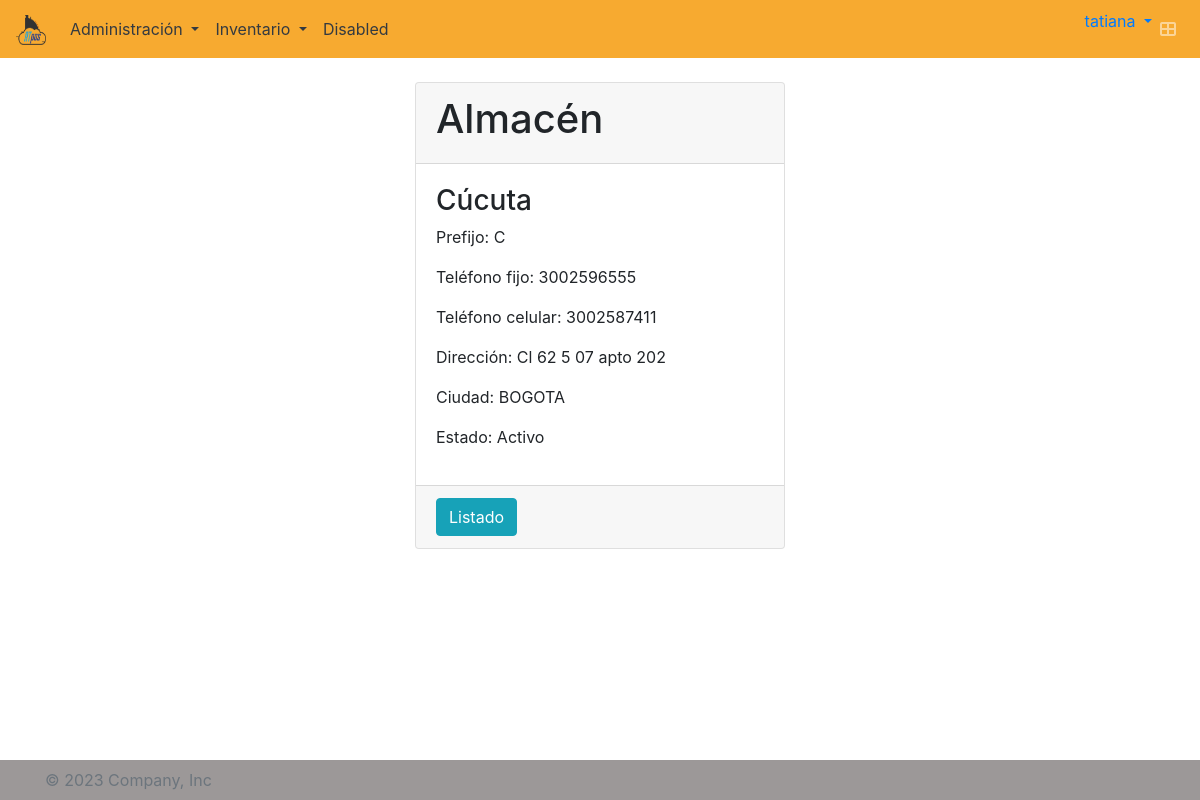
The page /almacen/detail/4/ (signed in) on the database its author committed.
### atpos/models.py (models this page shows, shortened)
class Usuario(AbstractUser):
    empresa = models.ForeignKey(Empresa, on_delete=models.CASCADE, blank=True, null=True)
    tel_inicial = models.CharField(max_length=10, blank=True, null=True)
    class Meta:
        default_permissions = ()
        permissions = [('add_usuario', 'Usuario crear'),
                        ('change_usuario', 'Usuario modificar'),
                        ('delete_usuario', 'Usuario eliminar'),
                        ('view_usuario', 'Usuario ver'),
                        ('password_usuario', 'Puede cambiar la clave usuario')]

class Almacen(models.Model):
    nombre_almacen = models.CharField(max_length=20)
    prefijo = models.CharField(max_length=5)
    telefono_fijo = models.CharField(max_length=30)
    telefono_celular = models.CharField(max_length=30)
    direccion_almacen = models.CharField(max_length=200)
    ciudad = models.CharField(max_length=30)
    listaprecios = models.ForeignKey(ListaPrecios, null=True, blank=True, on_delete=models.CASCADE)
    estado = models.CharField(
        max_length=1,
        choices=ESTADO,
        default=ACTIVO,
    )
    empresa = models.ForeignKey(Empresa, on_delete=models.CASCADE, blank=True, null=True)
    class Meta:
        default_permissions = ()
        permissions = [('add_almacen', 'Almacén crear'),
                       ('change_almacen', 'Almacén modificar'),
                       ('delete_almacen', 'Almacén borrar'),
                       ('view_almacen', 'Almacén ver')]
        unique_together = ('empresa', 'nombre_almacen', 'prefijo')

### atpos/views.py (the view)
# urls.py: path('almacen/detail/<int:pk>/', login_required(AlmacenDetail.as_view()), name="almacen-detail"),
class AlmacenDetail(DetailView):
    model = Almacen
    def get_context_data(self, **kwargs):
        context = super().get_context_data(**kwargs)
        return context
    def get_queryset(self):
        return Almacen.objects.filter(empresa=self.request.user.empresa.id)

### atpos/templates/atpos/almacen_detail.html
{% extends 'base.html' %}
{% load static %}
{% block content %}
<br>
<section class="content" style="display: grid; place-items: center;">
    <div class="col-md-4">
        <div class="card">
            <div class="card-header">
                <h1>Almacén</h1>
            </div>
            <div class="card-body">
                <h3>{{ almacen.nombre_almacen }}</h3>
                <p>Prefijo: {{ almacen.prefijo }}</p>
                <p>Teléfono fijo: {{ almacen.telefono_fijo }}</p>
                <p>Teléfono celular: {{ almacen.telefono_celular }}</p>
                <p>Dirección: {{ almacen.direccion_almacen }}</p>
                <p>Ciudad: {{ almacen.ciudad }}</p>
                {% if almacen.estado == '1' %}
                <p>Estado: Activo</p>
                {% else %}
                <p>Estado: Inactivo</p>
                {% endif %}
            </div>
            <div class="card-footer">
                <a href="{% url 'almacen-list' %}">
                    <button type="button" class="btn btn-info">Listado</button>
                </a>
            </div>
        </div>
    </div>
</section>
{% endblock %}

### atpos/templates/components/navbar.html (shortened to what this page needs)
{% load static %}
<nav class="navbar navbar-expand-lg navbar-dark bg-color-nav">
  <a class="navbar-brand" href="{% url 'tablero' %}">
    <img src="{% static 'img/LogoATpos200px.png' %}" width="30" height="30" alt="">
  </a>
  <div class="collapse navbar-collapse colortext" id="navbarSupportedContent">
    <ul class="navbar-nav mr-auto">
      <li class="nav-item dropdown">
        <a class="nav-link dropdown-toggle text-dark" href="#" id="navbarDropdown" role="button" data-toggle="dropdown" aria-haspopup="true" aria-expanded="false">
          Administración
        </a>
      </li>
      <li class="nav-item dropdown">
        <a class="nav-link dropdown-toggle text-dark" href="#" id="navbarDropdown" role="button" data-toggle="dropdown" aria-haspopup="true" aria-expanded="false">
          Inventario
        </a>
      </li>
      <li class="nav-item">
        <a class="nav-link text-dark" href="#">Disabled</a>
      </li>
    </ul>
  </div>
  <ul class="navbar-nav ml-auto">
    <li class="dropdown user user-menu">
      <a href="#" class="dropdown-toggle" data-toggle="dropdown">
        <span class="hidden-xs">{{ user.username }}</span>
      </a>
    </li>
    <li class="nav-item">
      <a class="nav-link" data-widget="control-sidebar" data-slide="true" href="#" role="button">
        <i class="fas fa-th-large"></i>
      </a>
    </li>
  </ul>
</nav>

### atpos/static/atpos/css/style.css (style rules this page uses)
.bg-color-nav { background-color: #f7aa30!important; }

### rows shown on the page
Usuario: username "tatiana"
Almacen: nombre_almacen "Cúcuta", prefijo "C", telefono_fijo "3002596555", telefono_celular "3002587411", direccion_almacen "Cl 62 5 07 apto 202", ciudad "BOGOTA"
